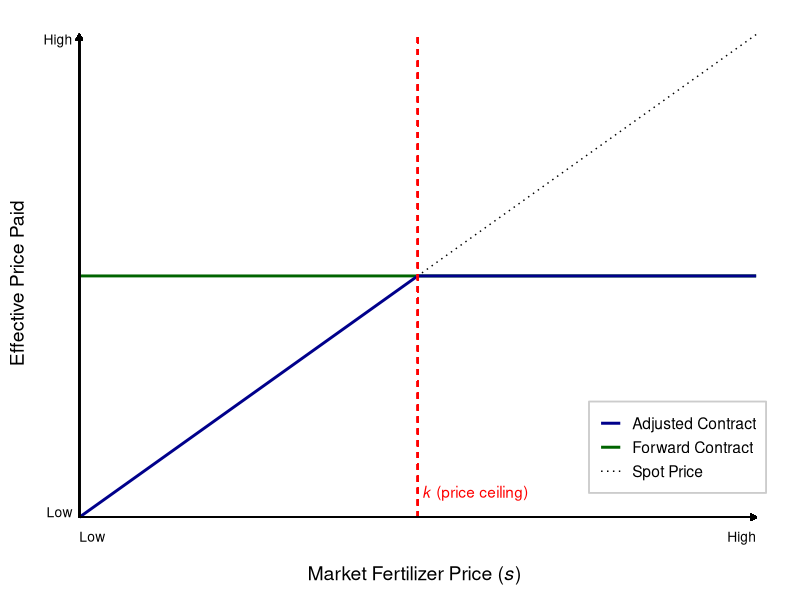
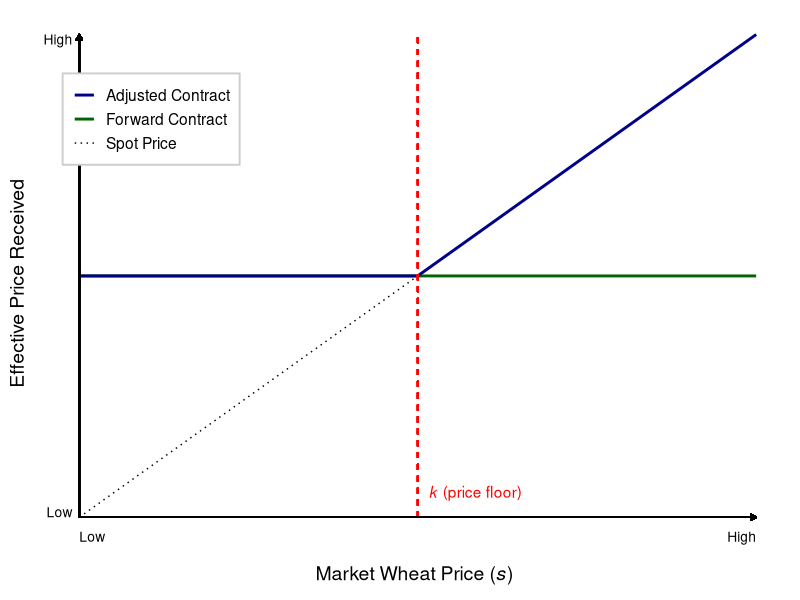

These figures' R source, in order:
####################################################################
### Contract payoff graph ##########################################
####################################################################
rm(list = ls())

library(ggplot2)

# Parameters
k <- 100 # maximum price (price ceiling)
fixed_price <- 100
s <- seq(50, 150, length.out = 500) # possible fertilizer prices

# Data frame
df <- data.frame(
  MarketPrice = s,
  Spot = s,
  Fixed = rep(fixed_price, length(s)),
  MaxPrice = pmin(s, k)
)

ggplot(df, aes(x = MarketPrice)) +
  geom_line(aes(y = Spot, color = "Spot Price"), linetype = "dotted") +
  geom_line(aes(y = Fixed, color = "Forward Contract"), size = 1) +
  geom_line(aes(y = MaxPrice, color = "Adjusted Contract"), size = 1) +
  geom_segment(
    aes(
      x = k,
      xend = k,
      y = min(c(Spot, Fixed, MaxPrice)),
      yend = max(c(Spot, Fixed, MaxPrice))
    ),
    linetype = "dashed",
    color = "red"
  ) +
  # Add manual arrows aligned with data
  geom_segment(
    aes(
      x = min(MarketPrice),
      xend = max(MarketPrice),
      y = min(c(Spot, Fixed, MaxPrice)),
      yend = min(c(Spot, Fixed, MaxPrice))
    ),
    arrow = arrow(type = "closed", length = unit(0.15, "cm")),
    color = "black"
  ) +
  geom_segment(
    aes(
      x = min(MarketPrice),
      xend = min(MarketPrice),
      y = min(c(Spot, Fixed, MaxPrice)),
      yend = max(c(Spot, Fixed, MaxPrice))
    ),
    arrow = arrow(type = "closed", length = unit(0.15, "cm")),
    color = "black"
  ) +
  labs(
    x = expression("Market Fertilizer Price (" * italic(s) * ")"),
    y = "Effective Price Paid",
    color = NULL
  ) +
  scale_color_manual(
    values = c(
      "Spot Price" = "black",
      "Forward Contract" = "darkgreen",
      "Adjusted Contract" = "darkblue"
    )
  ) +
  theme_minimal(base_size = 14) +
  theme(
    axis.text.x = element_blank(),
    axis.text.y = element_blank(),
    axis.line = element_blank(), # Remove default axis lines
    axis.ticks = element_blank(), # Remove ticks
    panel.grid = element_blank(), # Optional: remove grid for cleaner look
    legend.position = c(0.85, 0.2),
    legend.background = element_rect(fill = "white", color = "grey80")
  ) +
  annotate(
    "text",
    x = k + 8.5,
    y = 55,
    label = expression("" * italic(k) * " (price ceiling)"),
    vjust = 0.5,
    color = "red"
  ) +
  coord_cartesian(clip = "off") +
  annotate(
    "text",
    x = min(df$MarketPrice) - 0.01 * diff(range(df$MarketPrice)),
    y = min(c(df$Spot, df$Fixed, df$MaxPrice)),
    label = "Low",
    hjust = 1,
    vjust = 0,
    size = 3.5
  ) +
  annotate(
    "text",
    x = min(df$MarketPrice) - 0.01 * diff(range(df$MarketPrice)),
    y = max(c(df$Spot, df$Fixed, df$MaxPrice)),
    label = "High",
    hjust = 1,
    vjust = 1,
    size = 3.5
  ) +
  annotate(
    "text",
    x = min(df$MarketPrice),
    y = min(c(df$Spot, df$Fixed, df$MaxPrice)) -
      0.03 * diff(range(c(df$Spot, df$Fixed, df$MaxPrice))),
    label = "Low",
    hjust = 0,
    vjust = 1,
    size = 3.5
  ) +
  annotate(
    "text",
    x = max(df$MarketPrice),
    y = min(c(df$Spot, df$Fixed, df$MaxPrice)) -
      0.03 * diff(range(c(df$Spot, df$Fixed, df$MaxPrice))),
    label = "High",
    hjust = 1,
    vjust = 1,
    size = 3.5
  )

####################################################################
### Minimum price (put option) payoff graph for wheat ##############
####################################################################

k_w <- 100 # minimum price (price floor)
fixed_price_w <- 100
s_w <- seq(50, 150, length.out = 500) # possible wheat prices

df_w <- data.frame(
  MarketPrice = s_w,
  Spot = s_w,
  Fixed = rep(fixed_price_w, length(s_w)),
  MinPrice = pmax(s_w, k_w) # effective revenue received with floor
)

ggplot(df_w, aes(x = MarketPrice)) +
  geom_line(aes(y = Spot, color = "Spot Price"), linetype = "dotted") +
  geom_line(aes(y = Fixed, color = "Forward Contract"), size = 1) +
  geom_line(aes(y = MinPrice, color = "Adjusted Contract"), size = 1) +
  geom_segment(
    aes(
      x = k_w,
      xend = k_w,
      y = min(c(Spot, Fixed, MinPrice)),
      yend = max(c(Spot, Fixed, MinPrice))
    ),
    linetype = "dashed",
    color = "red"
  ) +
  # Add manual arrows aligned with data
  geom_segment(
    aes(
      x = min(MarketPrice),
      xend = max(MarketPrice),
      y = min(c(Spot, Fixed, MinPrice)),
      yend = min(c(Spot, Fixed, MinPrice))
    ),
    arrow = arrow(type = "closed", length = unit(0.15, "cm")),
    color = "black"
  ) +
  geom_segment(
    aes(
      x = min(MarketPrice),
      xend = min(MarketPrice),
      y = min(c(Spot, Fixed, MinPrice)),
      yend = max(c(Spot, Fixed, MinPrice))
    ),
    arrow = arrow(type = "closed", length = unit(0.15, "cm")),
    color = "black"
  ) +
  labs(
    x = expression("Market Wheat Price (" * italic(s) * ")"),
    y = "Effective Price Received",
    color = NULL
  ) +
  scale_color_manual(
    values = c(
      "Spot Price" = "black",
      "Forward Contract" = "darkgreen",
      "Adjusted Contract" = "darkblue"
    )
  ) +
  theme_minimal(base_size = 14) +
  theme(
    axis.text.x = element_blank(),
    axis.text.y = element_blank(),
    axis.line = element_blank(),
    axis.ticks = element_blank(),
    panel.grid = element_blank(),
    legend.position = c(0.15, 0.8), # top-left: lines converge at low prices
    legend.background = element_rect(fill = "white", color = "grey80")
  ) +
  annotate(
    "text",
    x = k_w + 8.5,
    y = 55,
    label = expression("" * italic(k) * " (price floor)"),
    vjust = 0.5,
    color = "red"
  ) +
  coord_cartesian(clip = "off") +
  annotate(
    "text",
    x = min(df_w$MarketPrice) - 0.01 * diff(range(df_w$MarketPrice)),
    y = min(c(df_w$Spot, df_w$Fixed, df_w$MinPrice)),
    label = "Low",
    hjust = 1,
    vjust = 0,
    size = 3.5
  ) +
  annotate(
    "text",
    x = min(df_w$MarketPrice) - 0.01 * diff(range(df_w$MarketPrice)),
    y = max(c(df_w$Spot, df_w$Fixed, df_w$MinPrice)),
    label = "High",
    hjust = 1,
    vjust = 1,
    size = 3.5
  ) +
  annotate(
    "text",
    x = min(df_w$MarketPrice),
    y = min(c(df_w$Spot, df_w$Fixed, df_w$MinPrice)) -
      0.03 * diff(range(c(df_w$Spot, df_w$Fixed, df_w$MinPrice))),
    label = "Low",
    hjust = 0,
    vjust = 1,
    size = 3.5
  ) +
  annotate(
    "text",
    x = max(df_w$MarketPrice),
    y = min(c(df_w$Spot, df_w$Fixed, df_w$MinPrice)) -
      0.03 * diff(range(c(df_w$Spot, df_w$Fixed, df_w$MinPrice))),
    label = "High",
    hjust = 1,
    vjust = 1,
    size = 3.5
  )
